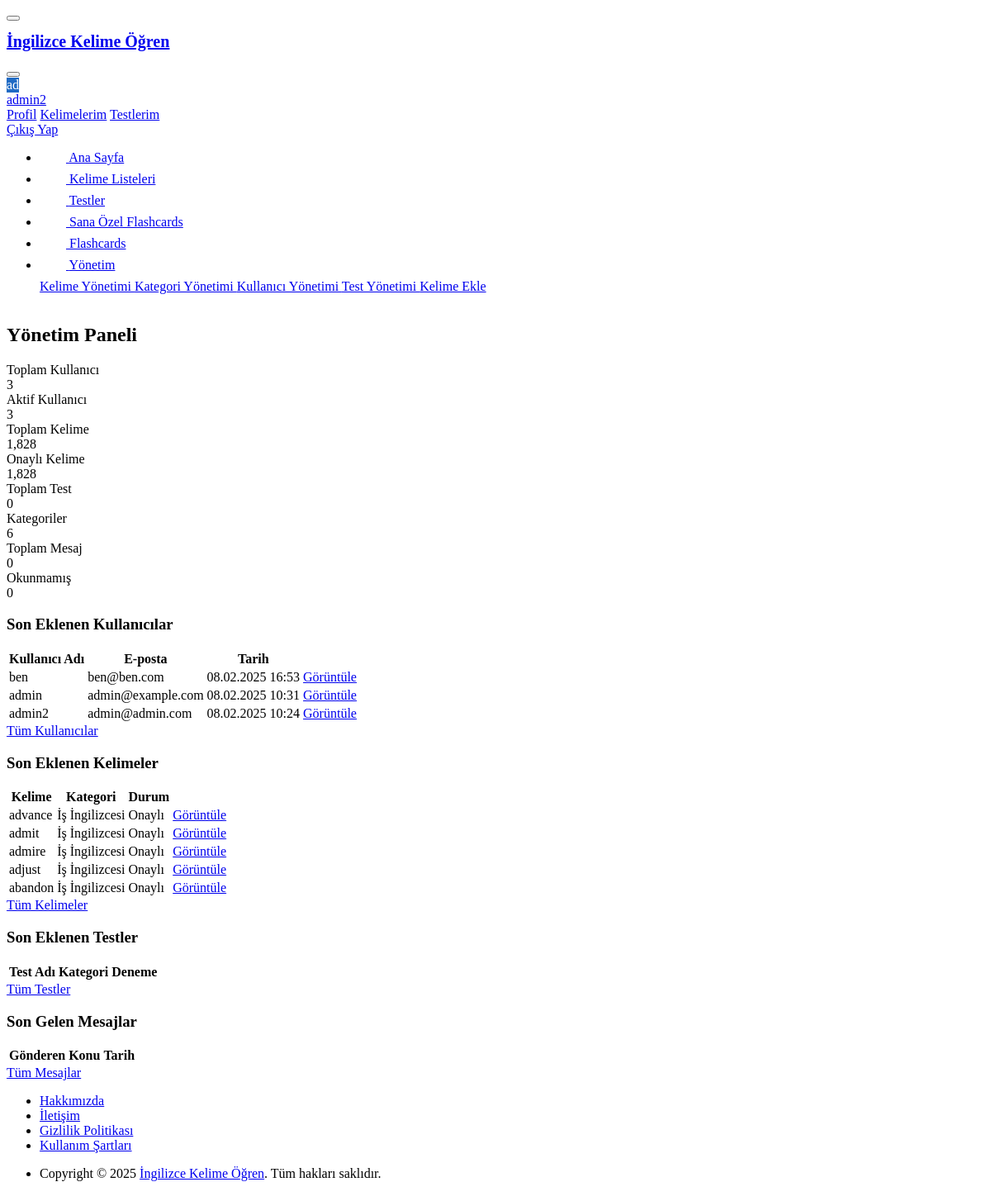
/admin/index.php (signed in), run on the app's committed database.
### tables this page shows
CREATE TABLE `users` (
  `id` int(11) NOT NULL AUTO_INCREMENT,
  `username` varchar(50) NOT NULL,
  `email` varchar(100) NOT NULL,
  `password` varchar(255) NOT NULL,
  `role` enum('user','admin') DEFAULT 'user',
  `created_at` timestamp NOT NULL DEFAULT current_timestamp(),
  `updated_at` timestamp NOT NULL DEFAULT current_timestamp() ON UPDATE current_timestamp(),
  `last_login` timestamp NULL DEFAULT NULL,
  `is_active` tinyint(1) DEFAULT 1,
  `reset_token` varchar(100) DEFAULT NULL,
  `reset_token_expires` timestamp NULL DEFAULT NULL,
  PRIMARY KEY (`id`),
  UNIQUE KEY `username` (`username`),
  UNIQUE KEY `email` (`email`)
);

CREATE TABLE `words` (
  `id` int(11) NOT NULL AUTO_INCREMENT,
  `word` varchar(100) NOT NULL,
  `pronunciation` varchar(100) DEFAULT NULL,
  `definition` text NOT NULL,
  `example_sentence` text DEFAULT NULL,
  `image_url` varchar(255) DEFAULT NULL,
  `audio_url` varchar(255) DEFAULT NULL,
  `category_id` int(11) DEFAULT NULL,
  `difficulty_level` enum('beginner','intermediate','advanced') DEFAULT 'beginner',
  `created_by` int(11) DEFAULT NULL,
  `is_approved` tinyint(1) DEFAULT 0,
  `created_at` timestamp NOT NULL DEFAULT current_timestamp(),
  `updated_at` timestamp NOT NULL DEFAULT current_timestamp() ON UPDATE current_timestamp(),
  PRIMARY KEY (`id`),
  KEY `created_by` (`created_by`),
  KEY `idx_words_category` (`category_id`),
  KEY `idx_words_difficulty` (`difficulty_level`),
  CONSTRAINT `words_ibfk_1` FOREIGN KEY (`category_id`) REFERENCES `categories` (`id`) ON DELETE SET NULL,
  CONSTRAINT `words_ibfk_2` FOREIGN KEY (`created_by`) REFERENCES `users` (`id`) ON DELETE SET NULL
);

CREATE TABLE `categories` (
  `id` int(11) NOT NULL AUTO_INCREMENT,
  `name` varchar(50) NOT NULL,
  `description` text DEFAULT NULL,
  `parent_id` int(11) DEFAULT NULL,
  `created_at` timestamp NOT NULL DEFAULT current_timestamp(),
  PRIMARY KEY (`id`),
  KEY `parent_id` (`parent_id`),
  CONSTRAINT `categories_ibfk_1` FOREIGN KEY (`parent_id`) REFERENCES `categories` (`id`) ON DELETE SET NULL
);

### admin/index.php (the view, shortened to what this page needs)
<?php
require_once '../functions/functions.php';
try {
    $db = dbConnect();
    $stats = [
        'total_users' => $db->query("SELECT COUNT(*) FROM users")->fetchColumn(),
        'active_users' => $db->query("SELECT COUNT(*) FROM users WHERE is_active = 1")->fetchColumn(),
        'total_words' => $db->query("SELECT COUNT(*) FROM words")->fetchColumn(),
        'approved_words' => $db->query("SELECT COUNT(*) FROM words WHERE is_approved = 1")->fetchColumn(),
        'total_tests' => $db->query("SELECT COUNT(*) FROM tests")->fetchColumn(),
        'total_categories' => $db->query("SELECT COUNT(*) FROM categories")->fetchColumn(),
        'total_messages' => $db->query("SELECT COUNT(*) FROM contact_messages")->fetchColumn(),
        'unread_messages' => $db->query("SELECT COUNT(*) FROM contact_messages WHERE is_read = 0")->fetchColumn()
    ];
    $activities = [
        'recent_users' => $db->query("
            SELECT id, username, email, created_at
            FROM users
            ORDER BY created_at DESC
            LIMIT 5
        ")->fetchAll(),
        'recent_words' => $db->query("
            SELECT w.*, c.name as category_name
            FROM words w
            LEFT JOIN categories c ON w.category_id = c.id
            ORDER BY w.created_at DESC
            LIMIT 5
        ")->fetchAll(),
        'recent_tests' => $db->query("
            SELECT t.*, c.name as category_name,
                   (SELECT COUNT(*) FROM test_results WHERE test_id = t.id) as attempt_count
            FROM tests t
            LEFT JOIN categories c ON t.category_id = c.id
            ORDER BY t.created_at DESC
            LIMIT 5
        ")->fetchAll(),
        'recent_messages' => $db->query("
            SELECT * FROM contact_messages
            ORDER BY created_at DESC
            LIMIT 5
        ")->fetchAll()
    ];
} catch (PDOException $e) {
    logError('Admin dashboard error: ' . $e->getMessage());
    $error = 'Veritabanı hatası oluştu';
}
include '../includes/header/header.php';
?>
<div class="container-xl">
    <div class="page-header d-print-none">
        <div class="row align-items-center">
            <div class="col">
                <h2 class="page-title">Yönetim Paneli</h2>
            </div>
        </div>
    </div>
    <div class="row row-deck row-cards">
        <div class="col-sm-6 col-lg-3">
            <div class="card">
                <div class="card-body">
                    <div class="d-flex align-items-center">
                        <div class="subheader">Toplam Kullanıcı</div>
                    </div>
                    <div class="h1 mb-3"><?php echo number_format($stats['total_users']); ?></div>
                    <div class="d-flex mb-2">
                        <div>Aktif Kullanıcı</div>
                        <div class="ms-auto">
                            <span class="text-green d-inline-flex align-items-center lh-1">
                                <?php echo number_format($stats['active_users']); ?>
                            </span>
                        </div>
                    </div>
                </div>
            </div>
        </div>
        <div class="col-sm-6 col-lg-3">
            <div class="card">
                <div class="card-body">
                    <div class="d-flex align-items-center">
                        <div class="subheader">Toplam Kelime</div>
                    </div>
                    <div class="h1 mb-3"><?php echo number_format($stats['total_words']); ?></div>
                    <div class="d-flex mb-2">
                        <div>Onaylı Kelime</div>
                        <div class="ms-auto">
                            <span class="text-green d-inline-flex align-items-center lh-1">
                                <?php echo number_format($stats['approved_words']); ?>
                            </span>
                        </div>
                    </div>
                </div>
            </div>
        </div>
        <div class="col-sm-6 col-lg-3">
            <div class="card">
                <div class="card-body">
                    <div class="d-flex align-items-center">
                        <div class="subheader">Toplam Test</div>
                    </div>
                    <div class="h1 mb-3"><?php echo number_format($stats['total_tests']); ?></div>
                    <div class="d-flex mb-2">
                        <div>Kategoriler</div>
                        <div class="ms-auto">
                            <span class="text-yellow d-inline-flex align-items-center lh-1">
                                <?php echo number_format($stats['total_categories']); ?>
                            </span>
                        </div>
                    </div>
                </div>
            </div>
        </div>
        <div class="col-sm-6 col-lg-3">
            <div class="card">
                <div class="card-body">
                    <div class="d-flex align-items-center">
                        <div class="subheader">Toplam Mesaj</div>
                    </div>
                    <div class="h1 mb-3"><?php echo number_format($stats['total_messages']); ?></div>
                    <div class="d-flex mb-2">
                        <div>Okunmamış</div>
                        <div class="ms-auto">
                            <span class="text-red d-inline-flex align-items-center lh-1">
                                <?php echo number_format($stats['unread_messages']); ?>
                            </span>
                        </div>
                    </div>
                </div>
            </div>
        </div>
    </div>
    <div class="row mt-4">
        <div class="col-md-6 col-lg-6">
            <div class="card">
                <div class="card-header">
                    <h3 class="card-title">Son Eklenen Kullanıcılar</h3>
                </div>
                <div class="table-responsive">
                    <table class="table card-table table-vcenter">
                        <thead>
                            <tr>
                                <th>Kullanıcı Adı</th>
                                <th>E-posta</th>
                                <th>Tarih</th>
                                <th></th>
                            </tr>
                        </thead>
                        <tbody>
                            <?php foreach ($activities['recent_users'] as $user): ?>
                            <tr>
                                <td><?php echo htmlspecialchars($user['username']); ?></td>
                                <td><?php echo htmlspecialchars($user['email']); ?></td>
                                <td><?php echo date('d.m.Y H:i', strtotime($user['created_at'])); ?></td>
                                <td>
                                    <a href="users.php?id=<?php echo $user['id']; ?>" class="btn btn-sm">
                                        Görüntüle
                                    </a>
                                </td>
                            </tr>
                            <?php endforeach; ?>
                        </tbody>
                    </table>
                </div>
                <div class="card-footer">
                    <a href="users.php" class="btn btn-primary">Tüm Kullanıcılar</a>
                </div>
            </div>
        </div>
        <div class="col-md-6 col-lg-6">
            <div class="card">
                <div class="card-header">
                    <h3 class="card-title">Son Eklenen Kelimeler</h3>
                </div>
                <div class="table-responsive">
                    <table class="table card-table table-vcenter">
                        <thead>
                            <tr>
                                <th>Kelime</th>
                                <th>Kategori</th>
                                <th>Durum</th>
                                <th></th>
                            </tr>
                        </thead>
                        <tbody>
                            <?php foreach ($activities['recent_words'] as $word): ?>
                            <tr>
                                <td><?php echo htmlspecialchars($word['word']); ?></td>
                                <td><?php echo htmlspecialchars($word['category_name']); ?></td>
                                <td>
                                    <?php if ($word['is_approved']): ?>
                                        <span class="badge bg-success">Onaylı</span>
                                    <?php else: ?>
                                        <span class="badge bg-warning">Onay Bekliyor</span>
                                    <?php endif; ?>
                                </td>
                                <td>
                                    <a href="words.php?id=<?php echo $word['id']; ?>" class="btn btn-sm">
                                        Görüntüle
                                    </a>
                                </td>
                            </tr>
                            <?php endforeach; ?>
                        </tbody>
                    </table>
                </div>
                <div class="card-footer">
                    <a href="words.php" class="btn btn-primary">Tüm Kelimeler</a>
                </div>
            </div>
        </div>
    </div>
    <div class="row mt-4">
        <div class="col-md-6 col-lg-6">
            <div class="card">
                <div class="card-header">
                    <h3 class="card-title">Son Eklenen Testler</h3>
                </div>
                <div class="table-responsive">
                    <table class="table card-table table-vcenter">
                        <thead>
                            <tr>
                                <th>Test Adı</th>
                                <th>Kategori</th>
                                <th>Deneme</th>
                                <th></th>
                            </tr>
                        </thead>
                    </table>
                </div>
                <div class="card-footer">
                    <a href="tests.php" class="btn btn-primary">Tüm Testler</a>
                </div>
            </div>
        </div>
        <div class="col-md-6 col-lg-6">
            <div class="card">
                <div class="card-header">
                    <h3 class="card-title">Son Gelen Mesajlar</h3>
                </div>
                <div class="table-responsive">
                    <table class="table card-table table-vcenter">
                        <thead>
                            <tr>
                                <th>Gönderen</th>
                                <th>Konu</th>
                                <th>Tarih</th>
                                <th></th>
                            </tr>
                        </thead>
                    </table>
                </div>
                <div class="card-footer">
                    <a href="messages.php" class="btn btn-primary">Tüm Mesajlar</a>
                </div>
            </div>
        </div>
    </div>
</div>
<?php
include '../includes/footer/footer.php';
?>

### assets/css/style.css (style rules this page uses)
:root { --primary-color: #206bc4; --secondary-color: #626976; --success-color: #2fb344; --warning-color: #f76707; --danger-color: #d63939; --info-color: #4299e1; --bg-color: #ffffff; --text-color: #1f2937; --card-bg: #ffffff; --border-color: #e5e7eb; }

### data on the page
users: username "ben", email "ben@ben.com", created_at "08.02.2025 16:53"
users: username "admin", email "admin@example.com", created_at "08.02.2025 10:31"
users: username "admin2", email "admin@admin.com", created_at "08.02.2025 10:24"
words: word "advance", category.name "İş İngilizcesi", is_approved "Onaylı"
words: word "admit", category.name "İş İngilizcesi", is_approved "Onaylı"
words: word "admire", category.name "İş İngilizcesi", is_approved "Onaylı"
words: word "adjust", category.name "İş İngilizcesi", is_approved "Onaylı"
words: word "abandon", category.name "İş İngilizcesi", is_approved "Onaylı"

### other printed values
substr($_SESSION['username'], 0, 2) "ad"
$_SESSION['username'] "admin2"
$stats['total_users'] "3"
$stats['active_users'] "3"
$stats['total_words'] "1,828"
$stats['approved_words'] "1,828"
$stats['total_tests'] "0"
$stats['total_categories'] "6"
$stats['total_messages'] "0"
$stats['unread_messages'] "0"
